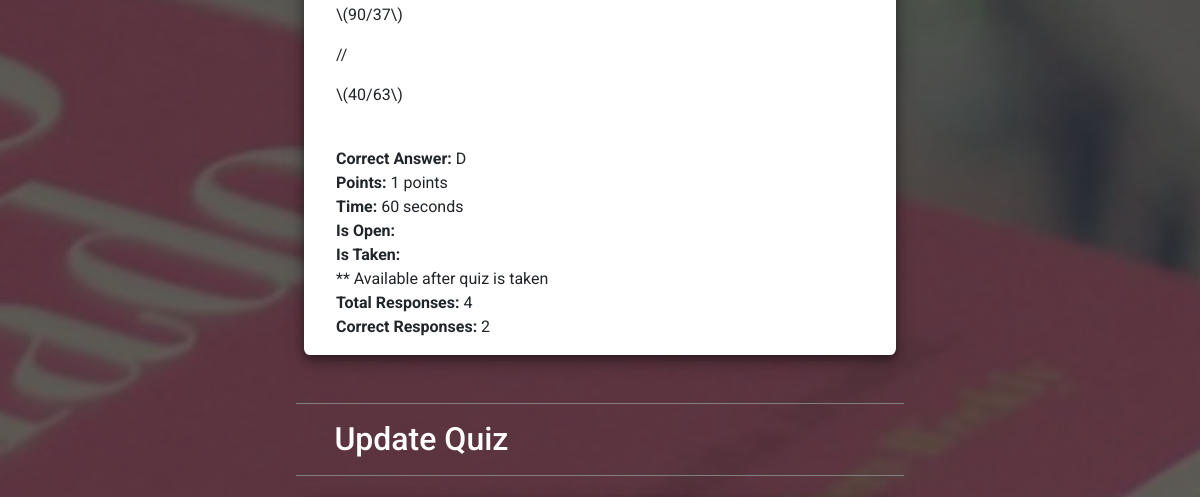
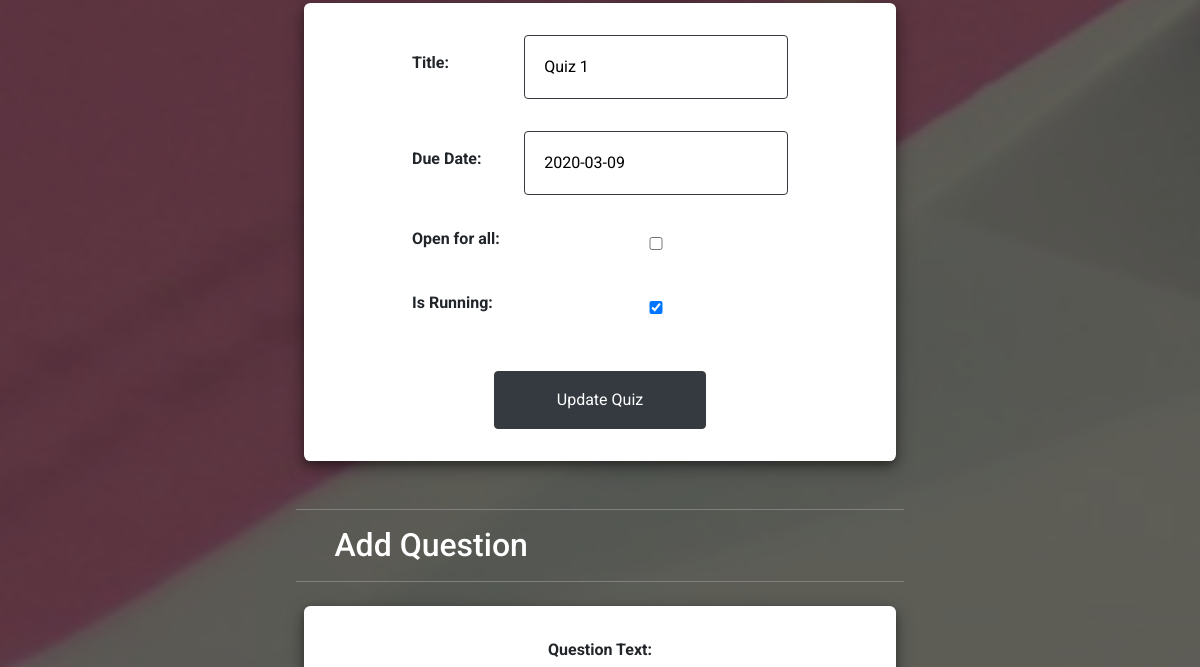
The app's page /classroom/uoCd/3/quiz/ (signed in, middle part), older data (2 pictures, top to bottom).
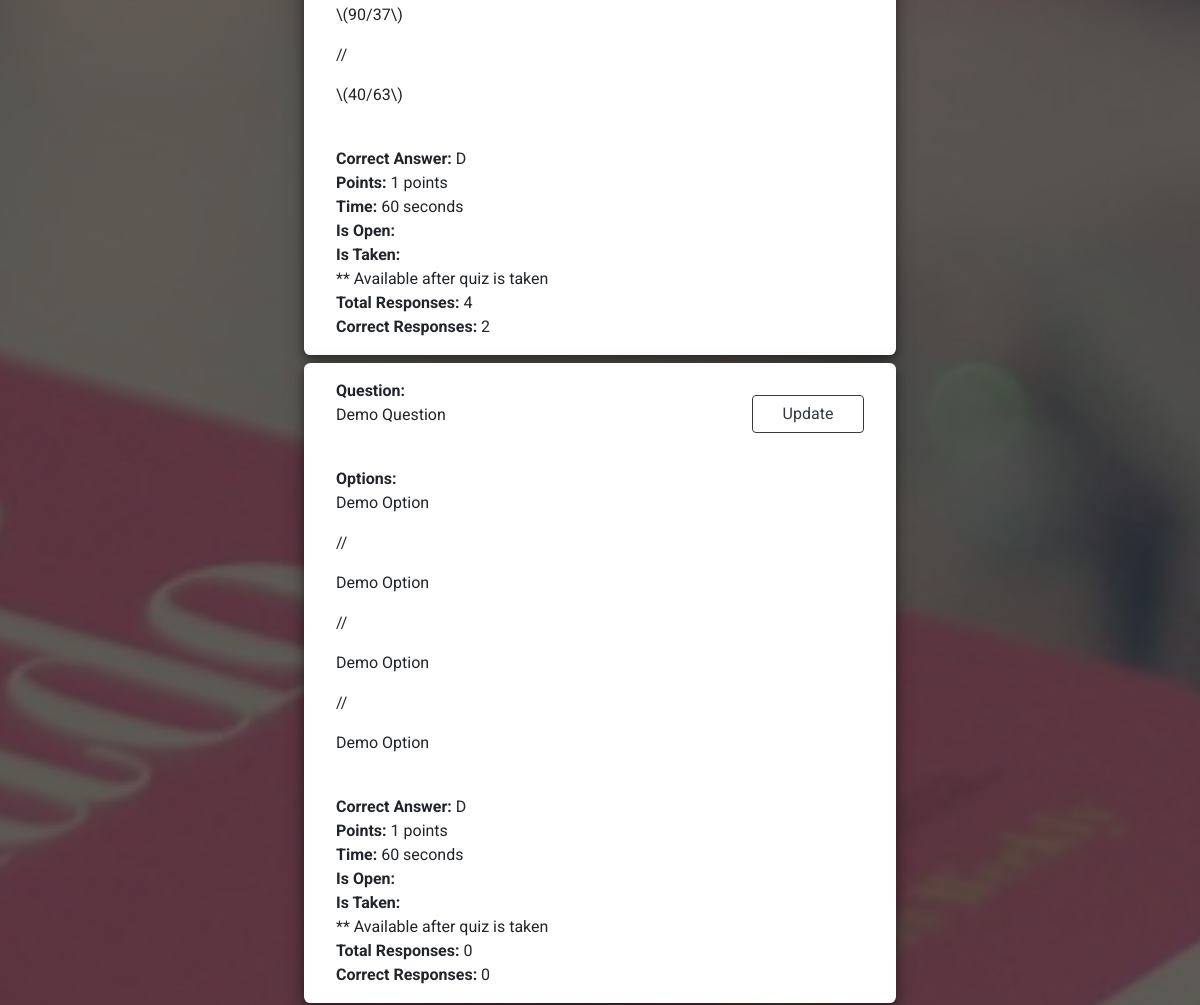
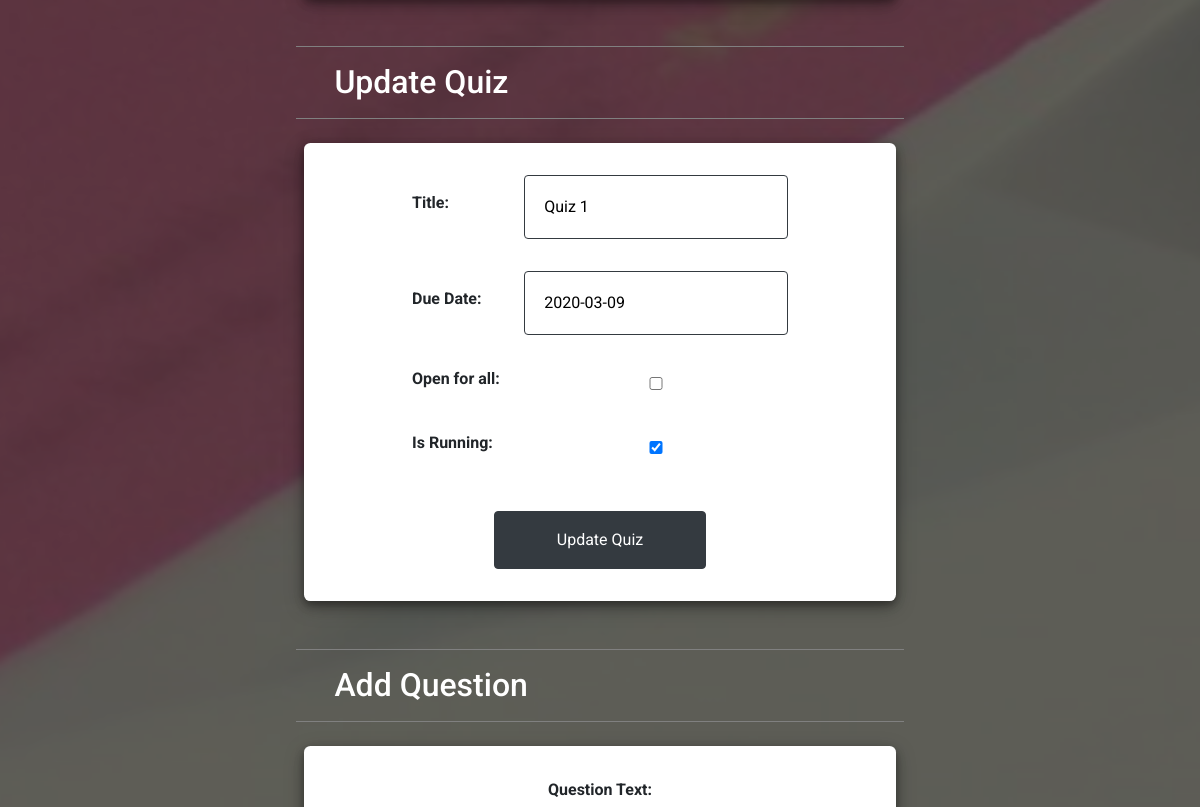
The same page, newer data (2 pictures, top to bottom).
### classrooms/models.py (models this page shows)
class Question(models.Model):
    text = models.TextField()
    quiz = models.ForeignKey(Quiz, on_delete=models.CASCADE, related_name='question')
    options = models.TextField()
    answer = models.CharField(max_length=128)
    points = models.IntegerField(default=1)
    time = models.IntegerField(default=60, help_text='Time in Seconds')
    total_responses = models.IntegerField(default=0)
    correct_responses = models.IntegerField(default=0)
    class Meta:
        constraints = [
            models.UniqueConstraint(fields=['quiz', 'text'], name='unique_question')
        ]
    def __str__(self):
        return f'{self.text}'

### classrooms/views.py (the view, shortened to what this page needs)
# urls.py: path('<str:class_id>/<str:quiz_id>/quiz/', ShowQuizView.as_view(), name='show_quiz'),
class ShowQuizView(UserViews):
    student_template = 'classrooms/learners/show_quiz.html'
    teacher_template = 'classrooms/educators/show_quiz.html'
    class_id = None
    quiz_id = None
    @method_decorator(login_required(login_url='users:login'))
    def get(self, request, class_id, quiz_id):
        self.request = request
        self.class_id = class_id
        self.quiz_id = quiz_id
        return self.user_view()
    def teacher_view(self):
        quiz = self.get_quiz()
        try:
            if 'add_question' in self.request.POST and self.add_question(quiz):
                return redirect('classrooms:show_quiz', class_id=self.class_id, quiz_id=self.quiz_id)
            elif 'update_quiz' in self.request.POST and self.update_quiz(quiz):
                return redirect('classrooms:show_quiz', class_id=self.class_id, quiz_id=self.quiz_id)
        except IntegrityError:
            messages.error(self.request, 'Quiz name already exists')
        quiz_form = QuizForm(instance=quiz)
        question_form = QuestionForm()
        questions = quiz.question.all()
        context = {
            'quiz': quiz,
            'questions': questions,
            'question_form': question_form,
            'quiz_form': quiz_form
        }
        return render(self.request, self.teacher_template, context)
    def get_quiz(self):
        try:
            classroom = self.request.user.classroom.get(id=self.class_id)
            quiz = classroom.quiz.get(id=self.quiz_id)
        except Classroom.DoesNotExist:
            raise Http404('Classroom Not found')
        except Quiz.DoesNotExist:
            raise Http404('Quiz Not found')
        return quiz

### classrooms/forms.py
class QuestionForm(forms.ModelForm):
    class Meta:
        model = Question
        fields = ['text', 'options', 'answer', 'points', 'time']
    def __init__(self, *args, **kwargs):
        super().__init__(*args, **kwargs)
        self.fields['text'].widget.attrs.update({'placeholder': 'Question Text', 'id': 'question'})
        self.fields['options'].widget.attrs.update({'placeholder': 'Choices', 'id': 'options'})
        self.fields['answer'].widget.attrs.update({'placeholder': 'Correct Choice', 'class': 'input'})
        self.fields['points'].widget.attrs.update({'placeholder': 'Points', 'class': 'input'})
        self.fields['time'].widget.attrs.update({'placeholder': 'Time (in seconds)', 'class': 'input'})

### project_paperless/utils.py (called while the page is built)
    def user_view(self):
        if self.request.user.is_educator:
            return self.teacher_view()
        else:
            return self.student_view()

### templates/classrooms/educators/show_quiz.html (shortened to what this page needs)
{% extends 'layout.html' %}
{% block background_class %}
  dashboard_background
{% endblock %}
{% block body %}
<div class="user_dashboard">
  <div class="dashboard container">
    <div class="area">
      <div class="card_container">
        {% for question in questions %}
          <div class="items_card items_card_fluid paper_list question_list">
            <div class="items">
              <strong>Question: </strong>{{ question | safe }} <br>
              <strong>Options: </strong>{{ question.options | safe }} <br>
              <strong>Correct Answer: </strong>{{ question.answer }} <br>
              <strong>Points: </strong>{{ question.points }} points <br>
              <strong>Time: </strong> {{ question.time }} seconds <br>
              <strong>Is Open: </strong>{{ question.is_open }} <br>
              <strong>Is Taken: </strong>{{ question.is_taken }} <br>
              ** Available after quiz is taken <br>
              <strong>Total Responses: </strong>{{ question.total_responses }} <br>
              <strong>Correct Responses: </strong>{{ question.correct_responses }} <br>
              <div class="text-right">
                <a href="{% url 'classrooms:update_question' quiz.classroom.id quiz.id question.id %}" class="btn btn-outline-dark">
                  Update
                </a>
              </div>
            </div>
          </div>
        {% endfor %}
      </div>
    </div>
    <div class="area">
      <div class="area_header">
        <h2> Update Quiz </h2>
      </div>
      <div class="card_container">
        <div class="forms_card educator_forms">
          <div class="items">
            <form action="{% url 'classrooms:show_quiz' quiz.classroom.id quiz.id %}" method="POST" id="update_quiz_form">
              <div class="input_groups">
                <div class="input_group">
                  <label for=""><strong>Title:</strong></label>
                  {{ quiz_form.title }}
                </div>
              </div>
              <div class="input_groups">
                <div class="input_group">
                  <label for=""><strong>Due Date:</strong></label>
                  {{ quiz_form.due_date }}
                </div>
              </div>
              <div class="input_groups">
                <div class="input_group">
                  <label for=""><strong>Open for all:</strong></label>
                  {{ quiz_form.is_open }}
                </div>
              </div>
              <div class="input_groups">
                <div class="input_group">
                  <label for=""><strong>Is Running:</strong></label>
                  {{ quiz_form.is_running }}
                </div>
              </div>
              <button type="submit" name="update_quiz" class="btn btn-dark">Update Quiz</button>
            </form>
          </div>
        </div>
      </div>
      <div class="area_header" id="question_form_header">
        <h2> Add Question </h2>
      </div>
      <div class="card_container">
        <div class="forms_card educator_forms">
          <div class="items">
            <form action="{% url 'classrooms:show_quiz' quiz.classroom.id quiz.id %}" method="POST">
              <div class="input_groups">
                <label><strong>Question Text:</strong></label> <br>
              </div>
            </form>
          </div>
        </div>
      </div>
    </div>
  </div>
</div>
{% load static %}
{% endblock %}

Row changes from the older to the newer data that the page shows:
added Question: text "Demo Question", options "Demo Option // Demo Option // Demo Option // Demo Option", answer "D", points "1", time "60", total_responses "0", correct_responses "0"
